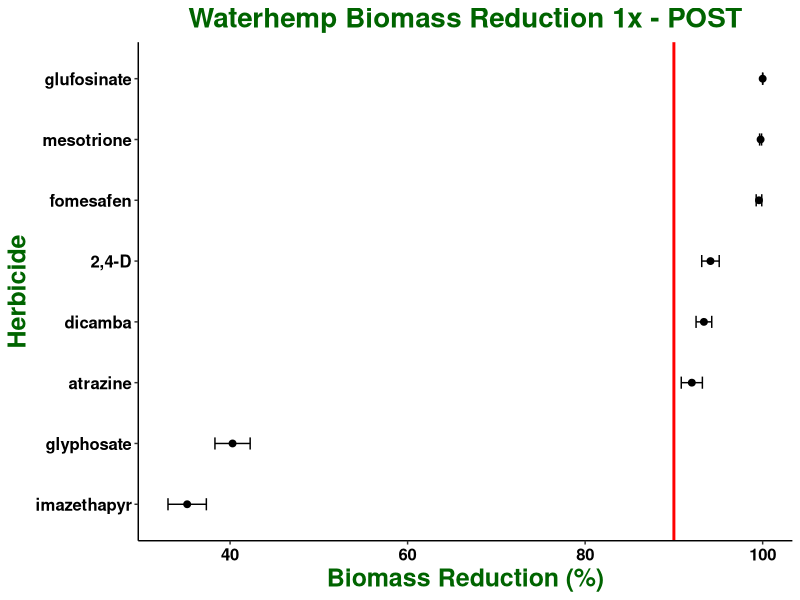
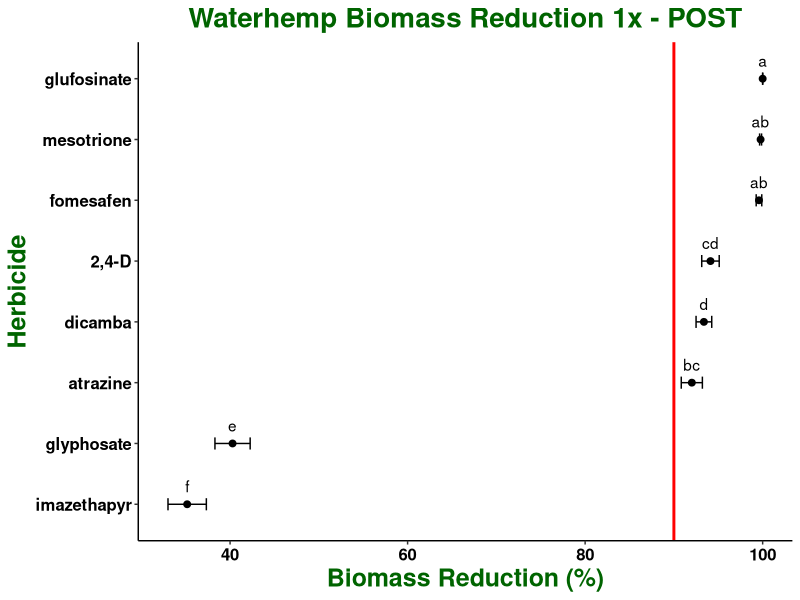

Reproduce these figures in R, in order. (Note: this script raises an error after producing the figures.)
## ---- chunk 1

knitr::opts_chunk$set(echo = TRUE)
library(tidyverse)
library(ggplot2)
library(car)
library(emmeans)
library(multcompView)
library(glmmTMB)
library(ggpubr)

## ---- chunk 2

waterhemp <- read.csv("All POST_Reduction_1x.csv")

str(waterhemp)

waterhemp$run <- as.factor(waterhemp$run)

waterhemp$pop <- as.factor(waterhemp$pop)

waterhemp$herb <- as.factor(waterhemp$herb)

waterhemp$rate <- as.factor(waterhemp$rate)

waterhemp$rep <- as.factor(waterhemp$rep)

str(waterhemp)

## ---- chunk 3

## Summarizes data.
## Gives count, mean, standard deviation, standard error of the mean, and confidence interval (default 95%).
##   data: a data frame.
##   measurevar: the name of a column that contains the variable to be summarized
##   groupvars: a vector containing names of columns that contain grouping variables
##   na.rm: a boolean that indicates whether to ignore NA's
##   conf.interval: the percent range of the confidence interval (default is 95%)
summarySE <- function(data=NULL, measurevar, groupvars=NULL, na.rm=TRUE,
                      conf.interval=.95, .drop=TRUE) {
    library(plyr)

    # New version of length which can handle NA's: if na.rm==T, don't count them
    length2 <- function (x, na.rm=TRUE) {
        if (na.rm) sum(!is.na(x))
        else       length(x)
    }

    # This does the summary. For each group's data frame, return a vector with
    # N, mean, and sd
    datac <- ddply(data, groupvars, .drop=.drop,
      .fun = function(xx, col) {
        c(N    = length2(xx[[col]], na.rm=na.rm),
          mean = mean   (xx[[col]], na.rm=na.rm),
          sd   = sd     (xx[[col]], na.rm=na.rm)
        )
      },
      measurevar
    )

    # Rename the "mean" column    
    datac <- rename(datac, c("mean" = measurevar))

    datac$se <- datac$sd / sqrt(datac$N)  # Calculate standard error of the mean

    # Confidence interval multiplier for standard error
    # Calculate t-statistic for confidence interval: 
    # e.g., if conf.interval is .95, use .975 (above/below), and use df=N-1
    ciMult <- qt(conf.interval/2 + .5, datac$N-1)
    datac$ci <- datac$se * ciMult

    return(datac)
}

## ---- chunk 4

summary <- summarySE(waterhemp, measurevar = "bio_red", groupvars = "herb")

summary

## ---- chunk 5

plot_RAW <- ggplot(summary, aes(x = bio_red*100, y = reorder(herb, bio_red))) + 
  geom_point(size = 2) + 
  geom_vline(xintercept = 90, size = 1, colour = "red") +
  geom_errorbar(aes(xmin = (bio_red*100) - (ci*100), xmax = (bio_red*100) + (ci*100), width = 0.2)) + 
  labs(title = "Waterhemp Biomass Reduction 1x - POST", x = "Biomass Reduction (%)", y = "Herbicide") + 
  theme_classic() + 
  theme (plot.title = element_text(face = "bold", hjust = 0.5, size = 20, colour = "darkgreen"), 
         axis.title = element_text(face = "bold", size = 18, colour = "darkgreen"), 
         axis.text = element_text(face = "bold", size = 12, colour = "black"))

plot_RAW

## ---- chunk 6

model <- glmmTMB(bio_red ~ herb + (1|run) + (1|pop), data = waterhemp, beta_family(link = "logit"))

## ---- chunk 7

summary(model)

## ---- chunk 8

glmmTMB:::Anova.glmmTMB(model)

## ---- chunk 9

emm_herb <- emmeans(model, ~ herb, adjust = "tukey", type = "response", contr = "pairwise")

emm_herb

CLD_emm_herb <- if(requireNamespace("multcomp")) {
    multcomp::cld(emm_herb$emmeans, alpha = 0.05, Letters=letters, adjust="tukey", reversed = TRUE)}

CLD_emm_herb

## ---- chunk 10

plot_RAW + geom_text(aes(label = c("cd", "bc", "d", "ab", "a", "e", "f", "ab")), vjust = -1) +
  ggsave("All POST 1x_RAW.BETA Tukey HSD.jpeg", units="in", width=8, height=5, dpi=600)
